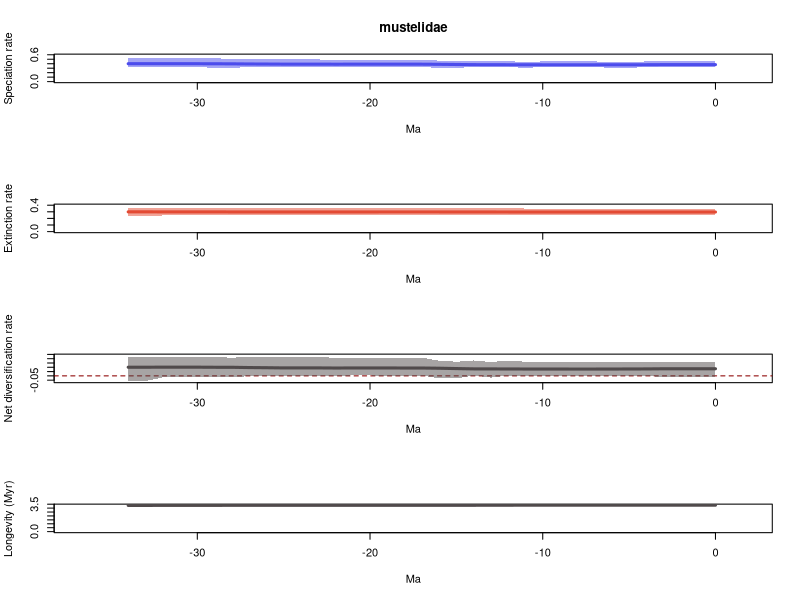

Write R code to recreate this figure.
# 1 files combined:
# 	/home/eeb177-student/Desktop/eeb-177/finalproj/pyrate_mcmc_logs/mustelidae_occ_1_marginal_rates.log

# 95% HPDs calculated using code from Biopy (https://www.cs.auckland.ac.nz/~yhel002/biopy/)

pdf(file='/home/eeb177-student/Desktop/eeb-177/finalproj/pyrate_mcmc_logs/mustelidae_occ_1_marginal_rates_RTT.pdf',width=0.6*9, height=16.8)
par(mfrow=c(4,1))
library(scales)
L_hpd_m95=c(0.326198775993, 0.326198775993,0.326198775993,0.326198775993,0.318869714784,0.312905435489,0.312905435489,0.318869714784,0.318869714784,0.318869714784,0.318869714784,0.312905435489,0.318869714784,0.318869714784,0.318869714784,0.312905435489,0.312905435489,0.318869714784,0.318869714784,0.318869714784,0.318869714784,0.318869714784,0.318869714784,0.320533489214,0.320533489214,0.320533489214,0.318869714784,0.318869714784,0.312905435489,0.312905435489,0.318869714784,0.318869714784,0.318869714784,0.318869714784,0.318869714784)
L_hpd_M95=c(0.454357607303, 0.454357607303,0.454357607303,0.454357607303,0.450936721267,0.44245800399,0.44245800399,0.450936721267,0.450936721267,0.450936721267,0.450936721267,0.44245800399,0.454357607303,0.454357607303,0.450936721267,0.470657838143,0.470657838143,0.485427552766,0.485427552766,0.485427552766,0.485427552766,0.485427552766,0.489074632141,0.494970336086,0.494970336086,0.494970336086,0.494970336086,0.497256469379,0.497256469379,0.527540429475,0.537178249512,0.537178249512,0.537178249512,0.537178249512,0.537178249512)
M_hpd_m95=c(0.246149746595, 0.246149746595,0.246149746595,0.246149746595,0.246149746595,0.246149746595,0.246149746595,0.246149746595,0.246149746595,0.246149746595,0.246149746595,0.246149746595,0.252616666202,0.252616666202,0.252616666202,0.252616666202,0.252616666202,0.252616666202,0.252616666202,0.252616666202,0.252616666202,0.252616666202,0.244089642957,0.244089642957,0.244089642957,0.246041643779,0.246041643779,0.246041643779,0.246041643779,0.244089642957,0.244089642957,0.244089642957,0.244089642957,0.241074451648,0.241074451648)
M_hpd_M95=c(0.349492303, 0.349492303,0.349492303,0.349492303,0.349492303,0.349492303,0.349492303,0.349492303,0.349492303,0.349492303,0.349492303,0.349492303,0.356770464425,0.355997136472,0.363793159739,0.363793159739,0.363793159739,0.363793159739,0.363793159739,0.363793159739,0.363793159739,0.363793159739,0.357732062634,0.357732062634,0.357732062634,0.357732062634,0.357732062634,0.357732062634,0.357732062634,0.357732062634,0.357732062634,0.357732062634,0.357732062634,0.357146108035,0.357146108035)
R_hpd_m95=c(-0.0136721051807, -0.0136721051807,-0.0136721051807,-0.0136721051807,3.7075404984e-05,3.7075404984e-05,0.00416110226653,3.7075404984e-05,3.7075404984e-05,3.7075404984e-05,3.7075404984e-05,0.00416110226653,0.00416110226653,-0.0204473980667,0.00416110226653,-0.0292529908662,-0.0292529908662,0.00416110226653,0.00416110226653,0.00416110226653,0.00445573680121,0.00445573680121,0.00416110226653,0.00416110226653,0.00416110226653,0.00416110226653,0.00416110226653,-0.0042030168698,-0.0136721051807,-0.0136721051807,-0.0179491504892,-0.0179491504892,-0.0179491504892,-0.060791552146,-0.060791552146)
R_hpd_M95=c(0.15840455703, 0.15840455703,0.15840455703,0.15840455703,0.161654567491,0.15840455703,0.16462476169,0.16462476169,0.16462476169,0.16462476169,0.16462476169,0.16462476169,0.1791928226,0.161654567491,0.1791928226,0.16462476169,0.176809543009,0.212079587006,0.212079587006,0.212079587006,0.212079587006,0.212079587006,0.212079587006,0.216797375206,0.216797375206,0.216797375206,0.219000171807,0.219000171807,0.212079587006,0.219000171807,0.219000171807,0.219000171807,0.219000171807,0.219000171807,0.219000171807)
L_mean=c(0.379440200531, 0.379440200531,0.379440200531,0.379371870002,0.377475022323,0.376869406716,0.376417331321,0.375937382538,0.37589019089,0.375938117236,0.375927171218,0.376367094863,0.377324407976,0.378113719142,0.379110870106,0.382927425,0.386842558353,0.389368486504,0.389456040691,0.389947501349,0.389981572701,0.389854713109,0.38908307767,0.390447523851,0.390345472249,0.390345472249,0.392646070115,0.394404917473,0.397597772386,0.398906267369,0.399970659542,0.399970659542,0.399970659542,0.399970659542,0.399970659542)
M_mean=c(0.296563270675, 0.296563270675,0.296563270675,0.296563270675,0.296503878881,0.296591503376,0.296591503376,0.296686044384,0.296663670969,0.296551155805,0.296551155805,0.296460012605,0.296895282935,0.29702362425,0.297575728106,0.297889758414,0.297889758414,0.297957305571,0.297957305571,0.297957305571,0.297818820641,0.297793231566,0.297689613042,0.297675178202,0.297706096916,0.297720058423,0.297657174357,0.297657174357,0.297657174357,0.298726280134,0.298726280134,0.298726280134,0.298726280134,0.299227417194,0.299227417194)
R_mean=c(0.0828769298556, 0.0828769298556,0.0828769298556,0.0828085993272,0.0809711434423,0.0802779033392,0.0798258279443,0.0792513381537,0.0792265199208,0.0793869614304,0.0793760154124,0.0799070822577,0.0804291250419,0.0810900948918,0.0815351419996,0.0850376665863,0.0889527999391,0.091411180933,0.0914987351204,0.0919901957785,0.0921627520598,0.0920614815431,0.0913934646282,0.0927723456489,0.0926393753332,0.0926254138265,0.0949888957574,0.0967477431163,0.0999405980289,0.100179987235,0.101244379408,0.101244379408,0.101244379408,0.100743242348,0.100743242348)
trans=0.5
age=(0:(35-1))* -1
plot(age,age,type = 'n', ylim = c(0, 0.590896074463), xlim = c(-36.75,1.75), ylab = 'Speciation rate', xlab = 'Ma',main='mustelidae' )
polygon(c(age, rev(age)), c(L_hpd_M95, rev(L_hpd_m95)), col = alpha("#4c4cec",trans), border = NA)
lines(rev(age), rev(L_mean), col = "#4c4cec", lwd=3)
plot(age,age,type = 'n', ylim = c(0, 0.400172475713), xlim = c(-36.75,1.75), ylab = 'Extinction rate', xlab = 'Ma' )
polygon(c(age, rev(age)), c(M_hpd_M95, rev(M_hpd_m95)), col = alpha("#e34a33",trans), border = NA)
lines(rev(age), rev(M_mean), col = "#e34a33", lwd=3)
plot(age,age,type = 'n', ylim = c(-0.0668707073606, 0.240900188988), xlim = c(-36.75,1.75), ylab = 'Net diversification rate', xlab = 'Ma' )
abline(h=0,lty=2,col="darkred")
polygon(c(age, rev(age)), c(R_hpd_M95, rev(R_hpd_m95)), col = alpha("#504A4B",trans), border = NA)
lines(rev(age), rev(R_mean), col = "#504A4B", lwd=3)
plot(age,age,type = 'n', ylim = c(0, max(1/M_mean)), xlim = c(-36.75,1.75), ylab = 'Longevity (Myr)', xlab = 'Ma' )
lines(rev(age), rev(1/M_mean), col = "#504A4B", lwd=3)
n <- dev.off()